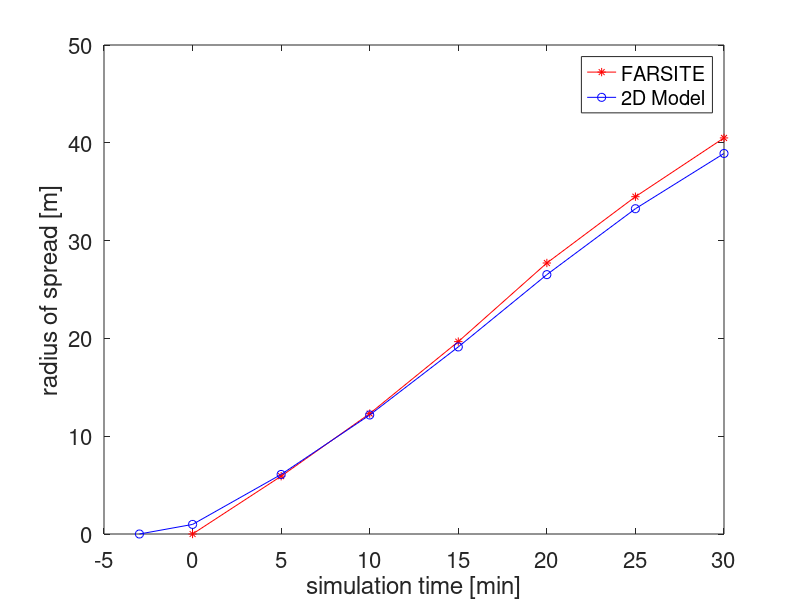

Here is the MATLAB script that generated this plot:
% Plot comparison radius of spread from central ignition point

time =     [0   5   10     15     20    25    30];

radius_FAR = [0  5.91 12.31 19.67 27.71 34.49 40.50]; % from FARSITE on tall grass model 3
Spread = figure('units','normalized','outerposition',[0 0 1 1]);
figure(Spread)
plot(time,radius_FAR,'-*r')
xlabel('simulation time [min]','fontsize',16)
ylabel('radius of spread [m]','fontsize',16)

time = [-3 time]; % 3 min ignition time before comparison with FARSITE
radius_MOD = [0 0.98 6.09 12.17 19.13 26.52 33.26 38.91];
figure(Spread)
hold on
plot(time,radius_MOD,'-ob')
legend('FARSITE','2D Model');
set(gca,'FontSize', 16)
